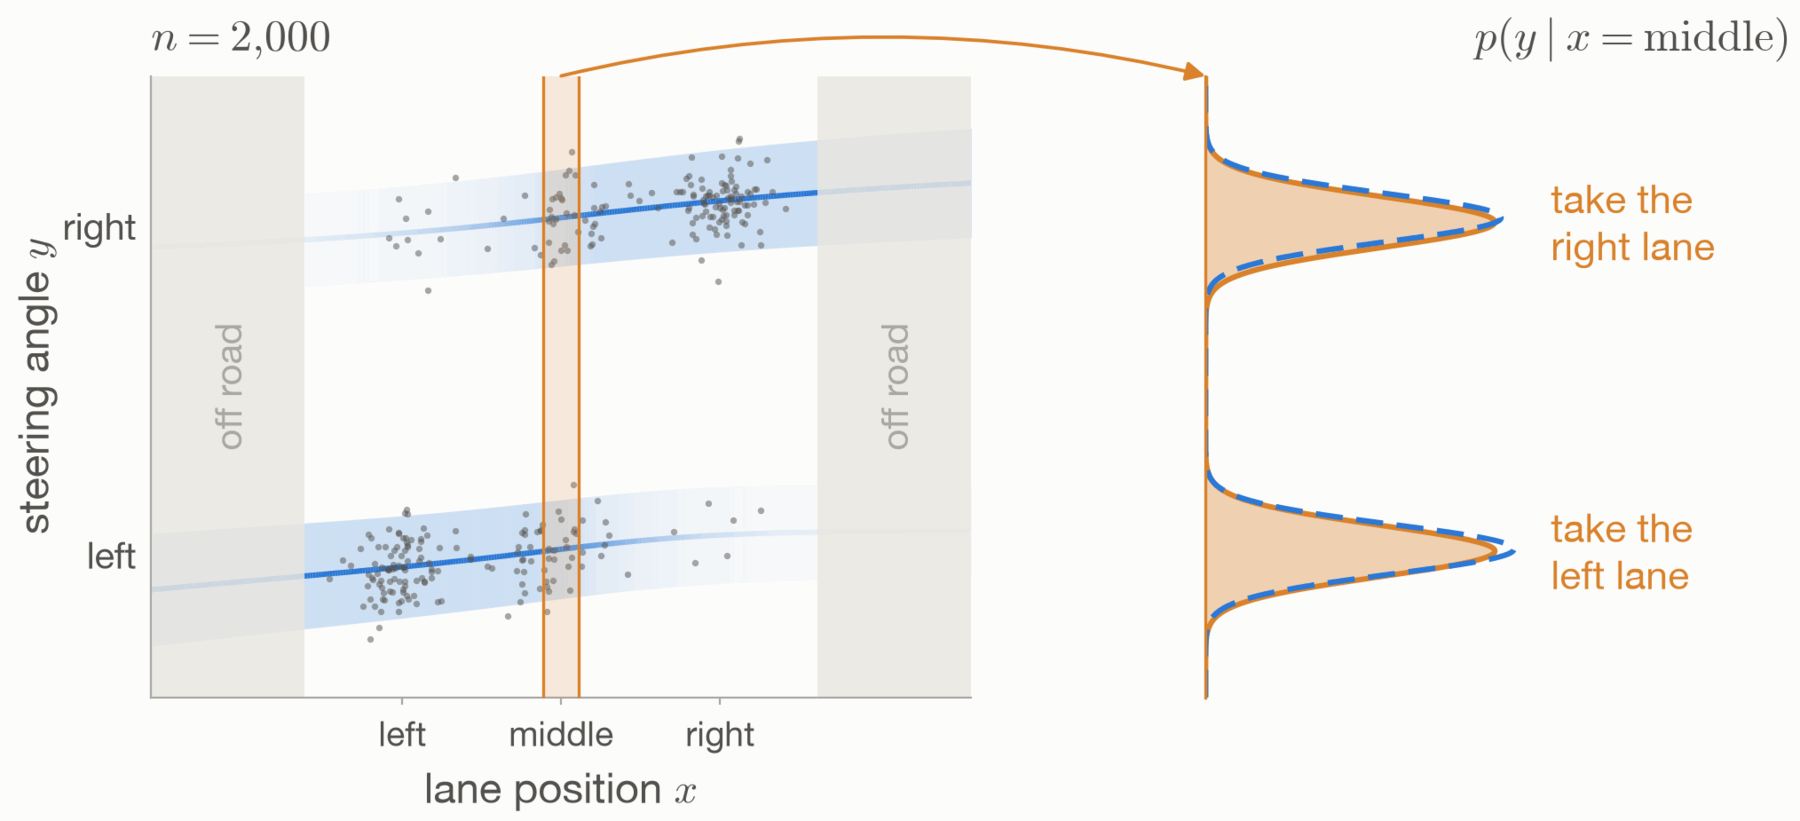

The script that drew this image:
"""With enough data, the mixture model matches the bimodal truth in the middle lane.

The right panel is the slice x = middle of the left panel, turned sideways so the axes line up.

Run: python 12_aleatoric.py  (requires numpy, scipy, matplotlib)
"""

import matplotlib.pyplot as plt
import numpy as np
from matplotlib.patches import ConnectionPatch

from common import (INK2, LANES, MODEL, POINT, SURFACE, TRUTH, Y_LIM, lane_modes, save,
                    setup_style, style_data_axes, true_density)
from mdn import draw_fit, fit, model_density

X_MIDDLE = 0.0
HALF_WIDTH = 0.07

setup_style()
fig = plt.figure(figsize=(11, 5), facecolor=SURFACE)
ax = fig.add_axes((0.08, 0.17, 0.42, 0.7))
style_data_axes(ax)
ax.set_xticks([c for c, _ in LANES], ["left", "middle", "right"], fontsize=14, color=INK2)
ax.tick_params(axis="x", length=3, color=POINT)
ax.set_xlabel("lane position $x$", fontsize=17, color=INK2, labelpad=4)

x, y, params = fit(2000, 0)
draw_fit(ax, params)
ax.scatter(x[:300], y[:300], s=7, color=INK2, alpha=0.5, lw=0, zorder=2)
ax.axvspan(X_MIDDLE - HALF_WIDTH, X_MIDDLE + HALF_WIDTH, fc=TRUTH, alpha=0.15, ec="none",
           zorder=3)
for edge in (X_MIDDLE - HALF_WIDTH, X_MIDDLE + HALF_WIDTH):
    ax.axvline(edge, color=TRUTH, lw=1.2, zorder=3)
ax.text(0, 1.04, "$n = 2{,}000$", transform=ax.transAxes, fontsize=18, color=INK2)

ax_slice = fig.add_axes((0.62, 0.17, 0.3, 0.7), sharey=ax)
ax_slice.set_facecolor(SURFACE)
ys = np.linspace(*Y_LIM, 1000)
truth = true_density(np.full_like(ys, X_MIDDLE), ys)
model = model_density(params, np.full_like(ys, X_MIDDLE), ys)
ax_slice.fill_betweenx(ys, 0, truth, color=TRUTH, alpha=0.35, lw=0)
ax_slice.plot(truth, ys, color=TRUTH, lw=2.2)
ax_slice.plot(model, ys, color=MODEL, lw=2.2, ls=(0, (5, 2.5)))
top = max(truth.max(), model.max())
ax_slice.set_xlim(0, top * 1.9)

left, right = lane_modes(X_MIDDLE)
for mode, text in ((left, "take the\nleft lane"), (right, "take the\nright lane")):
    ax_slice.text(top * 1.12, mode, text, fontsize=16, color=TRUTH, va="center")
ax_slice.text(1, 1.04, r"$p(y \mid x = \mathrm{middle})$", transform=ax_slice.transAxes,
              fontsize=18, color=INK2, ha="right")
ax_slice.set_xticks([])
ax_slice.tick_params(axis="y", left=False, labelleft=False)
for side in ("top", "right", "bottom"):
    ax_slice.spines[side].set_visible(False)
ax_slice.spines["left"].set_color(TRUTH)
ax_slice.spines["left"].set_linewidth(1.2)

fig.add_artist(ConnectionPatch((X_MIDDLE, Y_LIM[1]), (0, Y_LIM[1]), "data", "data",
                               axesA=ax, axesB=ax_slice, color=TRUTH, lw=1.4,
                               arrowstyle="-|>", mutation_scale=16,
                               connectionstyle="arc3,rad=-0.12", zorder=4))

save(fig, __file__)
